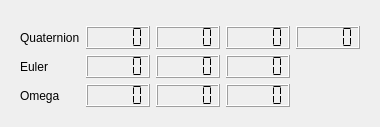
         <widget class="QWidget" name="tab_4">
          <attribute name="title">
           <string>3D Model</string>
          </attribute>
          <layout class="QVBoxLayout" name="verticalLayout">
           <item>
            <widget class="QWidget" name="widget_tr" native="true">
             <property name="sizePolicy">
              <sizepolicy hsizetype="MinimumExpanding" vsizetype="MinimumExpanding">
               <horstretch>0</horstretch>
               <verstretch>0</verstretch>
              </sizepolicy>
             </property>
            </widget>
           </item>
           <item>
            <widget class="QWidget" name="widget_br" native="true">
             <property name="enabled">
              <bool>true</bool>
             </property>
             <property name="sizePolicy">
              <sizepolicy hsizetype="MinimumExpanding" vsizetype="Preferred">
               <horstretch>0</horstretch>
               <verstretch>0</verstretch>
              </sizepolicy>
             </property>
             <layout class="QGridLayout" name="gridLayout_2">
              <item row="2" column="1">
               <widget class="QLabel" name="label_23">
                <property name="text">
                 <string>Omega</string>
                </property>
               </widget>
              </item>
              <item row="0" column="1">
               <widget class="QLabel" name="label_21">
                <property name="text">
                 <string>Quaternion</string>
                </property>
               </widget>
              </item>
              <item row="1" column="1">
               <widget class="QLabel" name="label_22">
                <property name="text">
                 <string>Euler</string>
                </property>
               </widget>
              </item>
              <item row="0" column="2">
               <widget class="QLCDNumber" name="q0">
                <property name="segmentStyle">
                 <enum>QLCDNumber::Flat</enum>
                </property>
               </widget>
              </item>
              <item row="0" column="3">
               <widget class="QLCDNumber" name="q1">
                <property name="segmentStyle">
                 <enum>QLCDNumber::Flat</enum>
                </property>
               </widget>
              </item>
              <item row="0" column="4">
               <widget class="QLCDNumber" name="q2">
                <property name="segmentStyle">
                 <enum>QLCDNumber::Flat</enum>
                </property>
               </widget>
              </item>
              <item row="0" column="5">
               <widget class="QLCDNumber" name="q3">
                <property name="segmentStyle">
                 <enum>QLCDNumber::Flat</enum>
                </property>
               </widget>
              </item>
              <item row="1" column="2">
               <widget class="QLCDNumber" name="roll">
                <property name="segmentStyle">
                 <enum>QLCDNumber::Flat</enum>
                </property>
               </widget>
              </item>
              <item row="2" column="2">
               <widget class="QLCDNumber" name="wroll">
                <property name="segmentStyle">
                 <enum>QLCDNumber::Flat</enum>
                </property>
               </widget>
              </item>
              <item row="1" column="3">
               <widget class="QLCDNumber" name="pitch">
                <property name="segmentStyle">
                 <enum>QLCDNumber::Flat</enum>
                </property>
               </widget>
              </item>
              <item row="1" column="4">
               <widget class="QLCDNumber" name="yaw">
                <property name="segmentStyle">
                 <enum>QLCDNumber::Flat</enum>
                </property>
               </widget>
              </item>
              <item row="2" column="3">
               <widget class="QLCDNumber" name="wpitch">
                <property name="segmentStyle">
                 <enum>QLCDNumber::Flat</enum>
                </property>
               </widget>
              </item>
              <item row="2" column="4">
               <widget class="QLCDNumber" name="wyaw">
                <property name="segmentStyle">
                 <enum>QLCDNumber::Flat</enum>
                </property>
               </widget>
              </item>
             </layout>
             <zorder>label_22</zorder>
             <zorder>label_21</zorder>
             <zorder>label_23</zorder>
             <zorder>q0</zorder>
             <zorder>q1</zorder>
             <zorder>q2</zorder>
             <zorder>q3</zorder>
             <zorder>roll</zorder>
             <zorder>wroll</zorder>
             <zorder>pitch</zorder>
             <zorder>yaw</zorder>
             <zorder>wpitch</zorder>
             <zorder>wyaw</zorder>
            </widget>
           </item>
          </layout>
         </widget>
